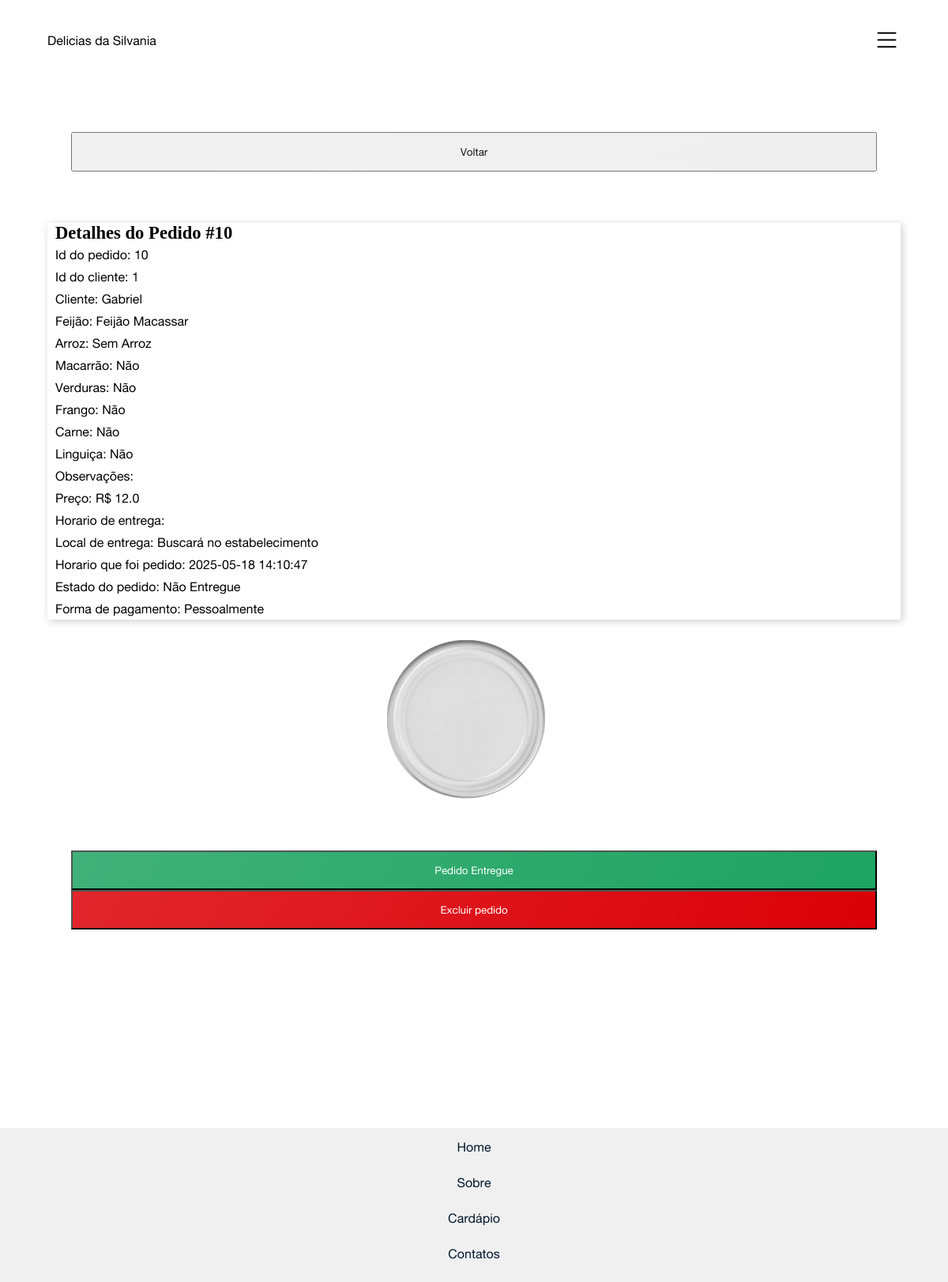
Before: /lista/10 with the older database file.
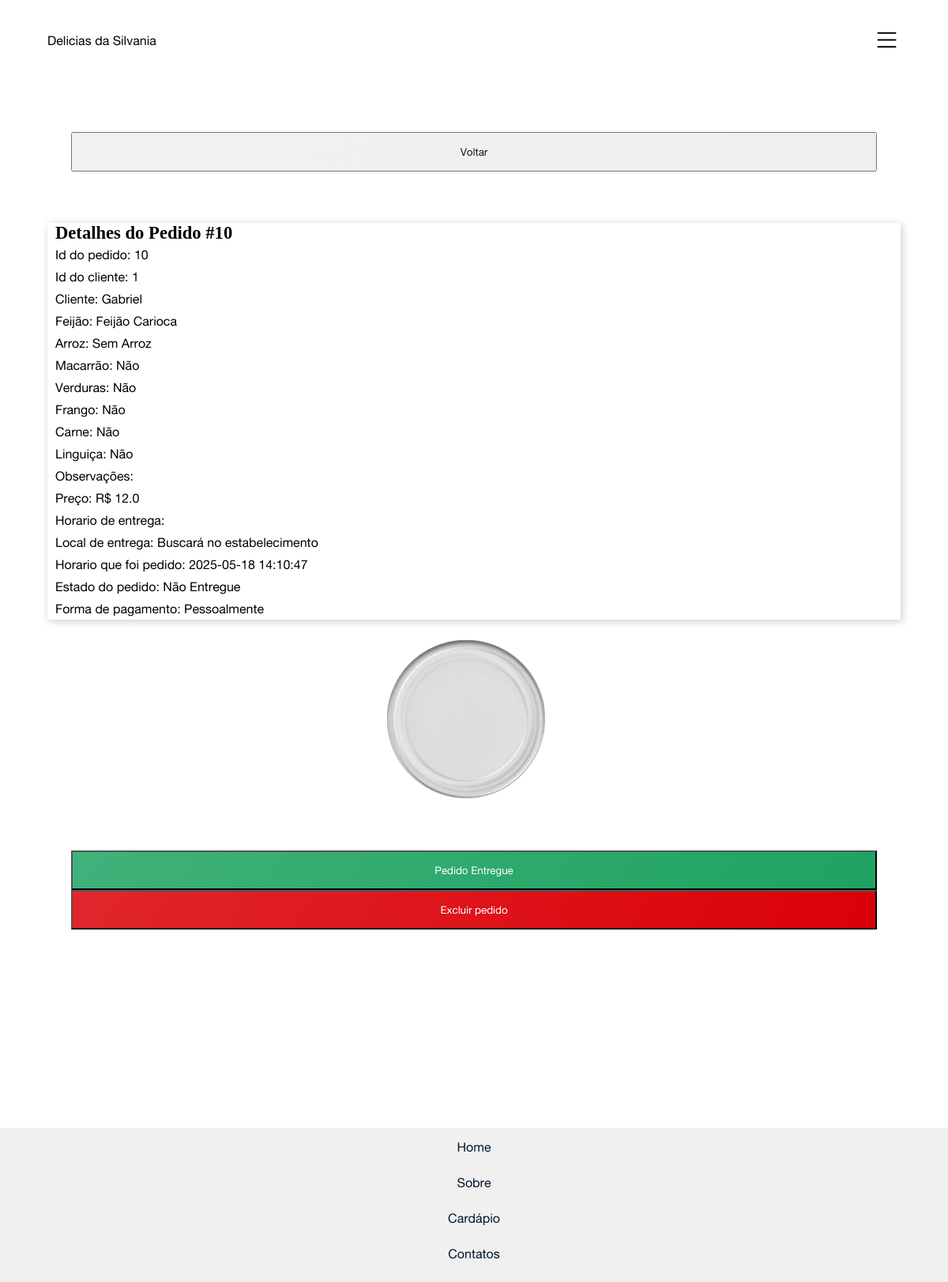
After: the same page with the newer database file.
### tables this page shows
CREATE TABLE pedidos (
                     id INTEGER PRIMARY KEY AUTOINCREMENT,
                     id_Cliente INTEGER NOT NULL,
                     nome_Cliente TEXT NOT NULL,
                     tipo_Feijao TEXT,
                     tipo_Arroz TEXT,
                     macarrao TEXT,
                     verdura TEXT,
                     frango TEXT,
                     carne TEXT,
                     linguica TEXT,
                     obs TEXT,
                     preco REAL,
                     horario_Entrega DATETIME,
                     local_Entrega TEXT NOT NULL,
                     hora_Do_Pedido DATETIME DEFAULT CURRENT_TIMESTAMP,
                     status_Pedido TEXT NOT NULL,
                     forma_Pagamento TEXT NOT NULL
                );

### main.py (the view)
@app.route("/lista/<int:pedido_id>")
def pedido_completo(pedido_id):
    pedido = pedidosDB.id_buscar(pedido_id)
    if pedido:
        return render_template("pedido_completo.html", pedido=pedido)
    else:
        mensagem='Pedido não encontrado'
        return render_template("lista_pedido.html", mensagem=mensagem)

### pedidosDB.py (called while the page is built)
def id_buscar(pedido_id):
    conn = sqlite.connect('pedidosDB.sqlite')
    cursor = conn.cursor()
    cursor.execute('SELECT * FROM pedidos WHERE id = ?', (pedido_id, ))
    pedido = cursor.fetchone()
    conn.close()
    return pedido

### templates/pedido_completo.html (shortened to what this page needs)
{% extends "home.html" %}
{% block content %}
    <div class="container">
        <div class="lista-link">
            <a href="/lista">
                <button>Voltar</button>
            </a>
        </div>
    </div>
    <div class="container">
        <div class="pedido-container">
            <h5>Detalhes do Pedido #{{ pedido[0] }}</h5>
            <div class="pedido-detalhes"><span class="pedido-detalhes">Id do pedido:</span> {{ pedido[0] }}</div>
            <div class="pedido-detalhes"><span class="pedido-detalhes">Id do cliente:</span> {{ pedido[1] }}</div>
            <div class="pedido-detalhes"><span class="pedido-detalhes">Cliente:</span> {{ pedido[2] }}</div>
            <div class="pedido-detalhes"><span class="pedido-detalhes">Feijão:</span> {{ pedido[3] }}</div>
            <div class="pedido-detalhes"><span class="pedido-detalhes">Arroz:</span> {{ pedido[4] }}</div>
            <div class="pedido-detalhes"><span class="pedido-detalhes">Macarrão:</span> {{ pedido[5] }}</div>
            <div class="pedido-detalhes"><span class="pedido-detalhes">Verduras:</span> {{ pedido[6] }}</div>
            <div class="pedido-detalhes"><span class="pedido-detalhes">Frango:</span> {{ pedido[7] }}</div>
            <div class="pedido-detalhes"><span class="pedido-detalhes">Carne:</span> {{ pedido[8] }}</div>
            <div class="pedido-detalhes"><span class="pedido-detalhes">Linguiça:</span> {{ pedido[9] }}</div>
            <div class="pedido-detalhes"><span class="pedido-detalhes">Observações:</span> {{ pedido[10] }}</div>
            <div class="pedido-detalhes"><span class="pedido-detalhes">Preço:</span> R$ {{ pedido[11] }}</div>
            <div class="pedido-detalhes"><span class="pedido-detalhes">Horario de entrega:</span>{{ pedido[12] }}</div>
            <div class="pedido-detalhes"><span class="pedido-detalhes">Local de entrega:</span> {{ pedido[13] }}</div>
            <div class="pedido-detalhes"><span class="pedido-detalhes">Horario que foi pedido:</span> {{ pedido[14] }}</div>
            <div class="pedido-detalhes"><span class="pedido-detalhes">Estado do pedido:</span> {{ pedido[15] }}</div>
            <div class="pedido-detalhes"><span class="pedido-detalhes">Forma de pagamento:</span> {{ pedido[16] }}</div>
        </div>
    </div>
    <div class="container">
         <div class="container-quentinha">
            <div class="quentinha">
                <img src="/static/marmita_vazia.png" alt="quentinha_vazia" class="quentinha-vazia">
            </div>
        </div>
    </div>
    <div class="container">
        <div class="lista-link">
            <ul>
                <li>
                    <a href="/lista/{{pedido [0]}}/entregue"><button class="verde">Pedido Entregue</button></a>
                </li>
                <li>
                    <a href="/lista/{{pedido [0]}}/retirar"><button class="vermelho">Excluir pedido</button></a>
                </li>
            </ul>
        </div>
    </div>
{% endblock %}

### templates/home.html (shortened to what this page needs)
<!DOCTYPE html>
<html lang="pt-br">
<head>
    <link rel="stylesheet" href="/static/css/style.css">
</head>
<body>
    <div class="container">
        <nav>
            <ul>
                <li>
                    <a href="/">Delicias da Silvania</a>
                </li>
                <li onclick=mostrarSideBar()>
                    <img src="/static/menu.svg" class="svg" alt="">
                </li>
            </ul>
        </nav>
    </div>
    <main>
        {% block content %}{% endblock %}
    </main>
    <div class="container">
        <footer>
            <ul>
                <li>
                    <a href="/">Home</a>
                </li>
                <li>
                    <a href="#sobre" id="link-sobre">Sobre</a>
                </li>
                <li>
                    <a href="/cardapio">Cardápio</a>
                </li>
                <li>
                    <a href="#contatos" id="link-contatos">Contatos</a>
                </li>
            </ul>
        </footer>
    </div>
</body>
</html>

### static/css/style.css (style rules this page uses)
html, body { height: 100%; }
body { margin: 0%; padding: 0%; display: flex; flex-direction: column; font-family: 'Telex'; font-weight: 400; }
button { transition: transform 0.3s ease, box-shadow 0.3s ease; position: relative; overflow: hidden; }
button::before { content: ''; position: absolute; top: 0; left: -100%; width: 200%; height: 100%; background: linear-gradient(120deg, rgba(255, 255, 255, 0.3), rgba(255,255,255,0)); transition: left 0.4s ease; pointer-events: none; }
h1, h2, h3, h4, h5 { font-family: 'Poly'; font-weight: 700; }
html { font-size: 16px; }
h5 { font-size: 1.414rem; }
* { margin: 0; padding: 0; box-sizing: border-box; scroll-behavior: smooth; font-family: "Alte-Regular"; }
button { height: 40px; width: 200px; }
:root { --primary: #db0007; --light: #fff; --dark: #00172d; ---rgba: rgba(0, 0, 0, 0.2) }
nav { display: flex; box-shadow: var(---rgba); width: 90%; align-items: center; justify-content: space-evenly; }
li { list-style: none; }
nav ul { width: 100%; list-style: none; display: flex; justify-content: flex-end; align-items: center }
nav li { height: 50px; display: flex; align-items: center; }
nav a { height: 100%; text-decoration: none; display: flex; align-items: center; color: black; }
nav li:first-child { margin-right: auto; }
footer { display: flex; justify-content: center; background-color: #f0f0f0; width: 100%; text-decoration: none; list-style: none; margin-top: 10rem; }
footer li { width: 100%; height: 30px; margin: 15px 0 15px; text-align: center; text-decoration: none; list-style: none; }
footer a { position: relative; text-decoration: none; color: var(--dark); transition: color 0.3s ease; }
footer a::after { content: ''; position: absolute; bottom: -4px; left: 50%; width: 0%; height: 2px; background-color: var(--dark); transition: width 0.3s ease, left 0.3s ease; }
.container { display: flex; justify-content: center; width: 100%; margin: 1.6rem 0rem 1.6rem 0rem; }
.pedido-detalhes { padding: 5px 0 5px; text-align: left; }
.pedido-container { display: flex; width: 90%; flex-flow: column; padding-left: 10px; text-align: left; box-shadow: 2px 2px 10px var(---rgba); }
.quentinha { display: flex; justify-content: center; align-items: center; width: 90%; }
.quentinha-vazia { height: 200px; }
.svg { fill: black; width: 35px; }
.lista-link { display: flex; flex-flow: column; margin: 40px; gap: 30px; }
.lista-link button { width: 85vw; height: 50px; }
.verde { background-color: #1ea362; color: #fff; }
.vermelho { background-color: #db0007; color: #fff; }

Changed rows visible on the page:
changed pedidos "Gabriel": tipo_Feijao "Feijão Macassar" → "Feijão Carioca"
